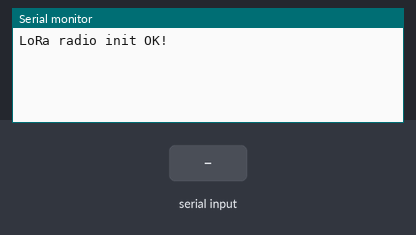
Simulated run of this sketch. Board: Arduino Uno, built with avr-gcc and run on an emulated ATmega328P. Parts: the last lines printed to the serial monitor. Inputs (shaded band) come from the test bench. No radio packets arrive unless stated.

Above: at 1.2 s.
1.3 s: "1\n" received over Serial
At 2.2 s:
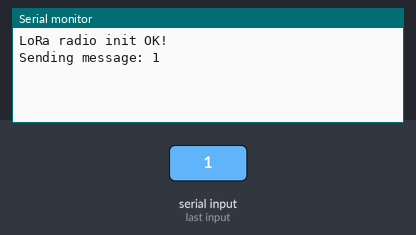
2.8 s: "0\n" received over Serial
At 3.4 s:
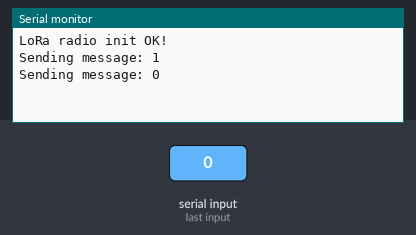
4.3 s: "2\n" received over Serial
At 5.7 s:
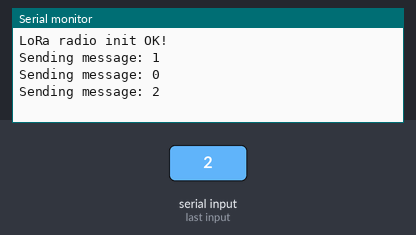

The sketch:

lora_tx_5.ino
```cpp
#include <SPI.h>
#include <RH_RF95.h>

#define RFM95_CS 10
#define RFM95_RST 9
#define RFM95_INT 2

// Define the frequency (in Hz)
#define RF95_FREQ 434.0

RH_RF95 rf95(RFM95_CS, RFM95_INT);

void setup() {
  Serial.begin(9600);
  while (!Serial) ; // Wait for serial port to be available

  if (!rf95.init()) {
    Serial.println("LoRa radio init failed");
    while (1);
  }
  if (!rf95.setFrequency(RF95_FREQ)) {
    Serial.println("setFrequency failed");
    while (1);
  }
  Serial.println("LoRa radio init OK!");
}

void loop() {
  if (Serial.available()) {
    String message = Serial.readStringUntil('\n');
    Serial.print("Sending message: ");
    Serial.println(message);

    // Send a message
    rf95.send((uint8_t *)message.c_str(), message.length());
    rf95.waitPacketSent();
  }
}
```

Measured:
- after the input at 1.3 s, the serial monitor: prints a new line at once (image 1)
- after the input at 2.8 s, the serial monitor: prints a new line at once (image 2)
- after the input at 4.3 s, the serial monitor: prints a new line at once (image 3)
